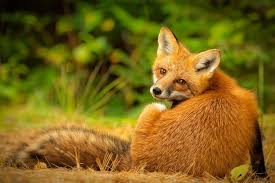
//> input picture EdgeDetection2/fox.jpg, 275 x 183 px
$ ./detect_edges fox.jpg   (built with g++ and OpenCV 4)
//> lines starting //> are read from the running program, lines starting //| are printed output that depends on the picture; after the words box and inside, x2 and y2 are one past the last pixel; in counts of white or black regions, pixels touching at a corner belong together
#include <iostream>
#include <cv.h>
#include <highgui.h>

using namespace cv;

int main(int argc, char** argv)
{
   Mat src, dst;

   src = imread(argv[1], CV_LOAD_IMAGE_COLOR);
//> src is the input picture: 183 rows x 275 cols, CV_8UC3; mean B, G, R 26.2, 99.7, 122.3
   dst.create(src.size(), src.type());

   cvtColor(src, dst, CV_RGB2GRAY);   // dst is now a grayscaled
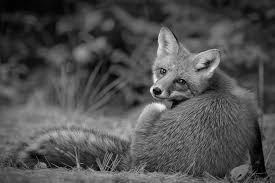
//> dst: 183 rows x 275 cols, CV_8UC1; min 0, max 245, mean 80.3
                                      // copy of src

   Canny(dst, dst, 120, 170, 3);
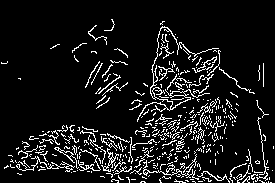
//> dst: 183 rows x 275 cols, CV_8UC1; 9.4% white in thin lines or dots, all inside (x1, y1, x2, y2) = (1, 19, 274, 183)

   imwrite("edges.jpeg", dst);

   return 0;
}
